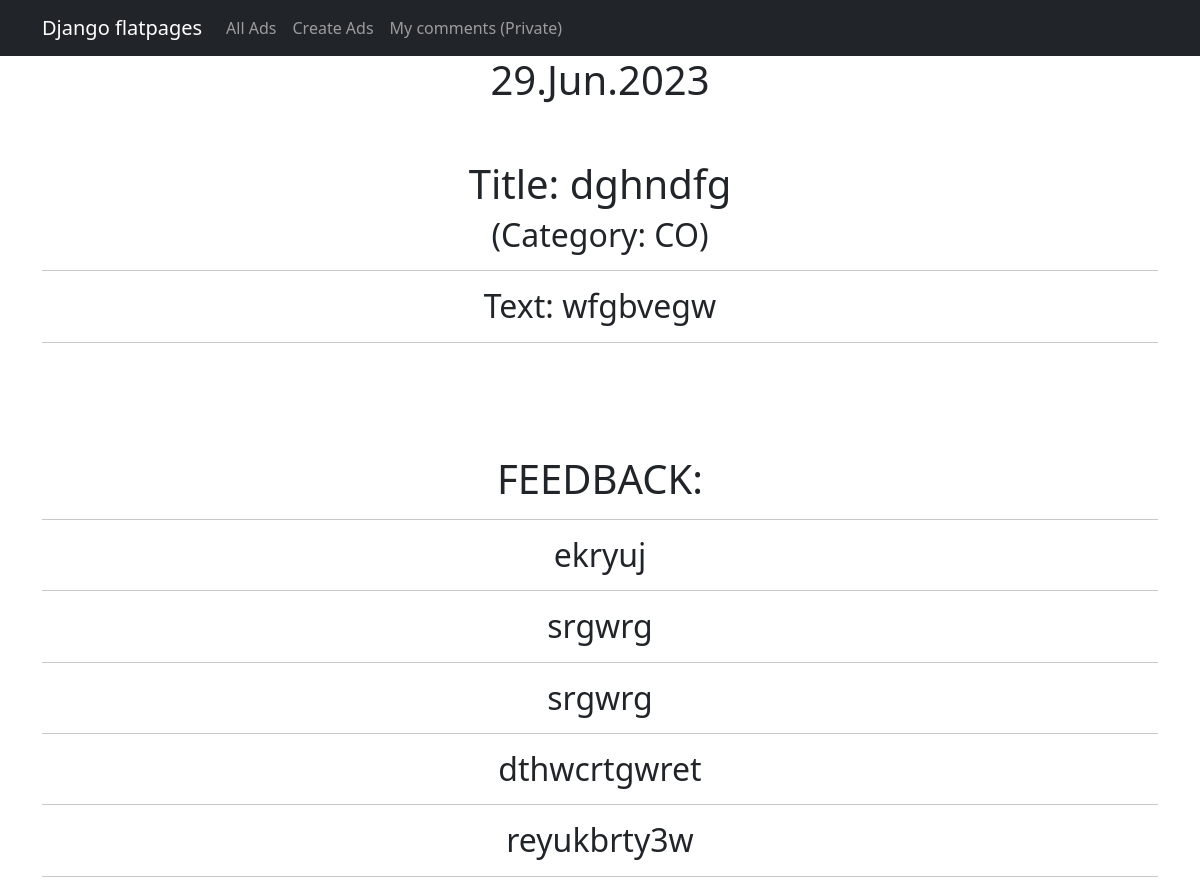
The app's page /board/9/, older data.
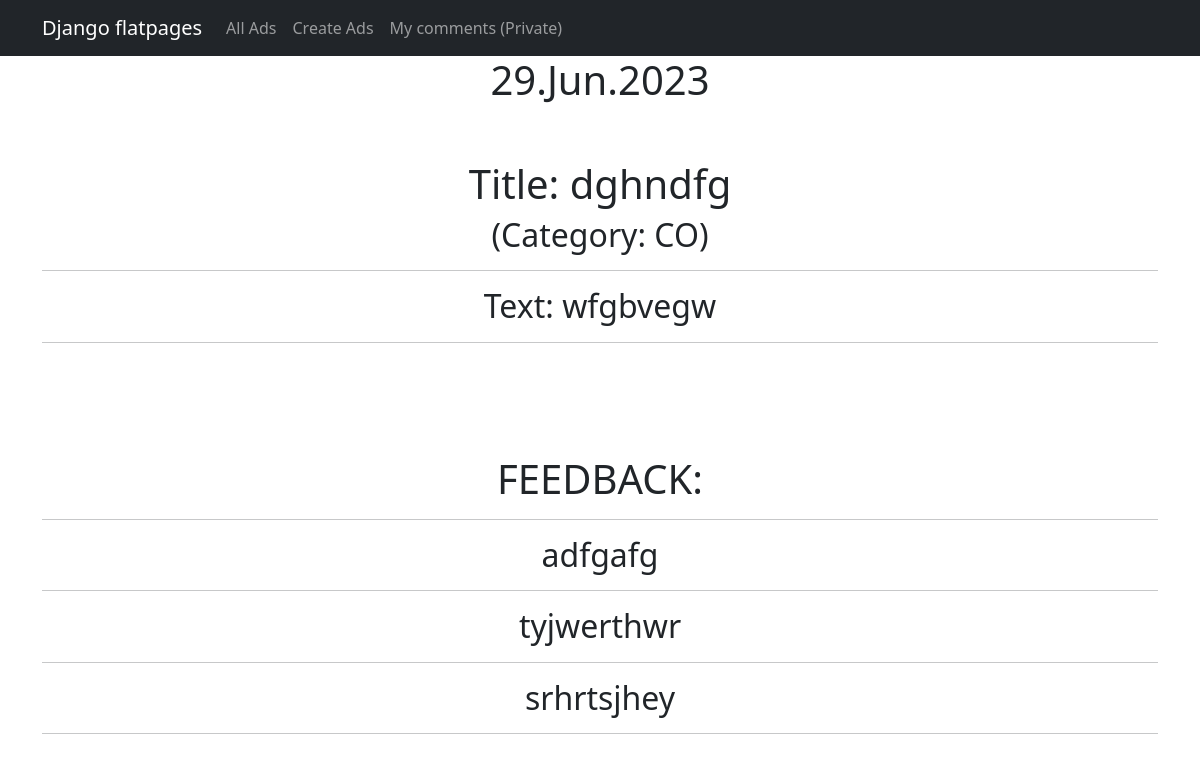
The same page, newer data.
### board/models.py (models this page shows)
class Category(models.Model):
    tanks = 'TA'
    hills = 'HI'
    dds = 'DD'
    traders = 'TR'
    gildmasters = 'GD'
    qwestgivers = 'QG'
    blacksmiths = 'BS'
    tanners = 'TN'
    cookers = 'CO'
    masters = 'MA'
    POSITIONS = [
        (tanks, 'Танки'),
        (hills, 'Хилы'),
        (dds, 'ДД'),
        (traders, 'Торговцы'),
        (gildmasters, 'Гилдмастеры'),
        (gildmasters, 'Квестгиверы'),
        (qwestgivers, 'Уборщик'),
        (blacksmiths, 'Кузнецы'),
        (tanners, 'Кожевники'),
        (cookers, 'Зельевары'),
        (masters, 'Мастера заклинаний')
    ]
    name = models.CharField(max_length=2, unique=True, choices=POSITIONS, default=masters)
    subscribers = models.ManyToManyField(User, blank=True, null=True, related_name='categories')
    def __str__(self):
        return f"{self.name}"

class Feedback(models.Model):
    advertisement = models.ForeignKey(Advertisement, on_delete=models.CASCADE)
    user = models.ForeignKey(User, on_delete=models.CASCADE)
    text = models.TextField()
    date_time = models.DateTimeField(auto_now_add=True)
    accepted = models.BooleanField(default=False)

### board/views.py (the view, shortened to what this page needs)
# urls.py: path('<int:pk>/', AdDetail.as_view(), name='ad_detail'),
class AdDetail(DetailView):
    model = Advertisement
    template_name = 'ads_by_id.html'
    context_object_name = 'ads'
    def get_context_data(self, **kwargs):
        context = super().get_context_data(**kwargs)
        comments_ordered_by_date = Feedback.objects.filter(advertisement=self.kwargs['pk']).order_by('-date_time')
        context['comments'] = comments_ordered_by_date
        context['form'] = FeedbackForm
        context['user_is_author'] = False
        context['user'] = self.request.user
        if self.request.user == self.model.objects.get(id=self.kwargs['pk']).author.user:
            context['user_is_author'] = True
        return context

### templates/ads_by_id.html (shortened to what this page needs)
{% extends 'flatpages/default.html' %}
{% block content %}
<h1>{{ ads.date_time|date:'d.M.Y' }}</h1>
<br>
<br>
<h1>Title: {{ ads.title }}</h1>
{% for category in ads.category.all %}
<h2>(Category: {{ category }})</h2>
{% endfor %}</h1>
<hr>
<h2>Text: {{ ads.text }}</h2>
<hr>
<br>
<br>
<br>
<br>
<h1>FEEDBACK:</h1>
{% for comment in comments %}
<hr>
<h2>{{ comment.text }}</h2>
{% endfor %}
<hr>
{% endblock content %}

Row changes from the older to the newer data that the page shows:
removed Feedback: text "ekryuj"
removed Feedback: text "srgwrg"
removed Feedback: text "srgwrg"
removed Feedback: text "dthwcrtgwret"
removed Feedback: text "reyukbrty3w"
added Feedback: text "adfgafg"
added Feedback: text "tyjwerthwr"
added Feedback: text "srhrtsjhey"
